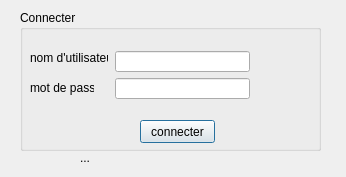
<?xml version="1.0" encoding="UTF-8"?>
<ui version="4.0">
 <class>secendlogin</class>
 <widget class="QDialog" name="secendlogin">
  <property name="geometry">
   <rect>
    <x>0</x>
    <y>0</y>
    <width>346</width>
    <height>177</height>
   </rect>
  </property>
  <property name="windowTitle">
   <string>Dialog</string>
  </property>
  <widget class="QGroupBox" name="groupBox">
   <property name="geometry">
    <rect>
     <x>20</x>
     <y>10</y>
     <width>301</width>
     <height>141</height>
    </rect>
   </property>
   <property name="title">
    <string>Connecter</string>
   </property>
   <widget class="QLabel" name="label">
    <property name="geometry">
     <rect>
      <x>10</x>
      <y>40</y>
      <width>78</width>
      <height>16</height>
     </rect>
    </property>
    <property name="text">
     <string>nom d'utilisateur</string>
    </property>
   </widget>
   <widget class="QLabel" name="label_2">
    <property name="geometry">
     <rect>
      <x>10</x>
      <y>70</y>
      <width>64</width>
      <height>16</height>
     </rect>
    </property>
    <property name="text">
     <string>mot de passe</string>
    </property>
   </widget>
   <widget class="QPushButton" name="pushButton">
    <property name="geometry">
     <rect>
      <x>120</x>
      <y>110</y>
      <width>75</width>
      <height>23</height>
     </rect>
    </property>
    <property name="text">
     <string>connecter</string>
    </property>
   </widget>
   <widget class="QWidget" name="layoutWidget">
    <property name="geometry">
     <rect>
      <x>95</x>
      <y>41</y>
      <width>135</width>
      <height>48</height>
     </rect>
    </property>
    <layout class="QVBoxLayout" name="verticalLayout">
     <item>
      <widget class="QLineEdit" name="lineEdit_username"/>
     </item>
     <item>
      <widget class="QLineEdit" name="lineEdit_password">
       <property name="echoMode">
        <enum>QLineEdit::Password</enum>
       </property>
      </widget>
     </item>
    </layout>
   </widget>
  </widget>
  <widget class="QLabel" name="label_3">
   <property name="geometry">
    <rect>
     <x>80</x>
     <y>150</y>
     <width>191</width>
     <height>16</height>
    </rect>
   </property>
   <property name="text">
    <string>...</string>
   </property>
  </widget>
 </widget>
 <resources/>
 <connections/>
</ui>
